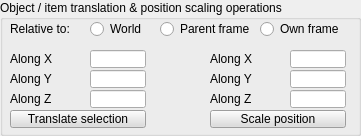
  <widget class="QGroupBox" name="groupBox_2">
   <property name="geometry">
    <rect>
     <x>10</x>
     <y>300</y>
     <width>361</width>
     <height>136</height>
    </rect>
   </property>
   <property name="title">
    <string>Object / item translation &amp;&amp; position scaling operations</string>
   </property>
   <property name="flat">
    <bool>true</bool>
   </property>
   <widget class="QLabel" name="label_8">
    <property name="geometry">
     <rect>
      <x>10</x>
      <y>20</y>
      <width>81</width>
      <height>18</height>
     </rect>
    </property>
    <property name="text">
     <string>Relative to:</string>
    </property>
   </widget>
   <widget class="QRadioButton" name="qqTransfWorld">
    <property name="geometry">
     <rect>
      <x>90</x>
      <y>20</y>
      <width>71</width>
      <height>18</height>
     </rect>
    </property>
    <property name="focusPolicy">
     <enum>Qt::StrongFocus</enum>
    </property>
    <property name="text">
     <string>World</string>
    </property>
    <property name="autoExclusive">
     <bool>false</bool>
    </property>
   </widget>
   <widget class="QRadioButton" name="qqTransfParent">
    <property name="geometry">
     <rect>
      <x>160</x>
      <y>20</y>
      <width>101</width>
      <height>18</height>
     </rect>
    </property>
    <property name="focusPolicy">
     <enum>Qt::StrongFocus</enum>
    </property>
    <property name="text">
     <string>Parent frame</string>
    </property>
    <property name="autoExclusive">
     <bool>false</bool>
    </property>
   </widget>
   <widget class="QLabel" name="label_12">
    <property name="geometry">
     <rect>
      <x>10</x>
      <y>50</y>
      <width>51</width>
      <height>18</height>
     </rect>
    </property>
    <property name="text">
     <string>Along X</string>
    </property>
   </widget>
   <widget class="QLabel" name="label_13">
    <property name="geometry">
     <rect>
      <x>10</x>
      <y>70</y>
      <width>51</width>
      <height>18</height>
     </rect>
    </property>
    <property name="text">
     <string>Along Y</string>
    </property>
   </widget>
   <widget class="QLabel" name="label_14">
    <property name="geometry">
     <rect>
      <x>10</x>
      <y>90</y>
      <width>51</width>
      <height>18</height>
     </rect>
    </property>
    <property name="text">
     <string>Along Z</string>
    </property>
   </widget>
   <widget class="QLineEdit" name="qqTransfZ">
    <property name="geometry">
     <rect>
      <x>90</x>
      <y>90</y>
      <width>56</width>
      <height>18</height>
     </rect>
    </property>
   </widget>
   <widget class="QLineEdit" name="qqTransfX">
    <property name="geometry">
     <rect>
      <x>90</x>
      <y>50</y>
      <width>56</width>
      <height>18</height>
     </rect>
    </property>
   </widget>
   <widget class="QLineEdit" name="qqTransfY">
    <property name="geometry">
     <rect>
      <x>90</x>
      <y>70</y>
      <width>56</width>
      <height>18</height>
     </rect>
    </property>
   </widget>
   <widget class="QToolButton" name="qqTransfApplyPos">
    <property name="geometry">
     <rect>
      <x>10</x>
      <y>110</y>
      <width>136</width>
      <height>18</height>
     </rect>
    </property>
    <property name="palette">
     <palette>
      <active>
       <colorrole role="WindowText">
        <brush brushstyle="SolidPattern">
         <color alpha="255">
          <red>0</red>
          <green>0</green>
          <blue>0</blue>
         </color>
        </brush>
       </colorrole>
       <colorrole role="Button">
        <brush brushstyle="SolidPattern">
         <color alpha="255">
          <red>220</red>
          <green>220</green>
          <blue>220</blue>
         </color>
        </brush>
       </colorrole>
       <colorrole role="Light">
        <brush brushstyle="SolidPattern">
         <color alpha="255">
          <red>255</red>
          <green>255</green>
          <blue>255</blue>
         </color>
        </brush>
       </colorrole>
       <colorrole role="Midlight">
        <brush brushstyle="SolidPattern">
         <color alpha="255">
          <red>237</red>
          <green>237</green>
          <blue>237</blue>
         </color>
        </brush>
       </colorrole>
       <colorrole role="Dark">
        <brush brushstyle="SolidPattern">
         <color alpha="255">
          <red>110</red>
          <green>110</green>
          <blue>110</blue>
         </color>
        </brush>
       </colorrole>
       <colorrole role="Mid">
        <brush brushstyle="SolidPattern">
         <color alpha="255">
          <red>147</red>
          <green>147</green>
          <blue>147</blue>
         </color>
        </brush>
       </colorrole>
       <colorrole role="Text">
        <brush brushstyle="SolidPattern">
         <color alpha="255">
          <red>0</red>
          <green>0</green>
          <blue>0</blue>
         </color>
        </brush>
       </colorrole>
       <colorrole role="BrightText">
        <brush brushstyle="SolidPattern">
         <color alpha="255">
          <red>255</red>
          <green>255</green>
          <blue>255</blue>
         </color>
        </brush>
       </colorrole>
       <colorrole role="ButtonText">
        <brush brushstyle="SolidPattern">
         <color alpha="255">
          <red>0</red>
          <green>0</green>
          <blue>0</blue>
         </color>
        </brush>
       </colorrole>
       <colorrole role="Base">
        <brush brushstyle="SolidPattern">
         <color alpha="255">
          <red>255</red>
          <green>255</green>
          <blue>255</blue>
         </color>
        </brush>
       </colorrole>
       <colorrole role="Window">
        <brush brushstyle="SolidPattern">
         <color alpha="255">
          <red>220</red>
          <green>220</green>
          <blue>220</blue>
         </color>
        </brush>
       </colorrole>
       <colorrole role="Shadow">
        <brush brushstyle="SolidPattern">
         <color alpha="255">
          <red>0</red>
          <green>0</green>
          <blue>0</blue>
         </color>
        </brush>
       </colorrole>
       <colorrole role="AlternateBase">
        <brush brushstyle="SolidPattern">
         <color alpha="255">
          <red>237</red>
          <green>237</green>
          <blue>237</blue>
         </color>
        </brush>
       </colorrole>
       <colorrole role="ToolTipBase">
        <brush brushstyle="SolidPattern">
         <color alpha="255">
          <red>255</red>
          <green>255</green>
          <blue>220</blue>
         </color>
        </brush>
       </colorrole>
       <colorrole role="ToolTipText">
        <brush brushstyle="SolidPattern">
         <color alpha="255">
          <red>0</red>
          <green>0</green>
          <blue>0</blue>
         </color>
        </brush>
       </colorrole>
      </active>
      <inactive>
       <colorrole role="WindowText">
        <brush brushstyle="SolidPattern">
         <color alpha="255">
          <red>0</red>
          <green>0</green>
          <blue>0</blue>
         </color>
        </brush>
       </colorrole>
       <colorrole role="Button">
        <brush brushstyle="SolidPattern">
         <color alpha="255">
          <red>220</red>
          <green>220</green>
          <blue>220</blue>
         </color>
        </brush>
       </colorrole>
       <colorrole role="Light">
        <brush brushstyle="SolidPattern">
         <color alpha="255">
          <red>255</red>
          <green>255</green>
          <blue>255</blue>
         </color>
        </brush>
       </colorrole>
       <colorrole role="Midlight">
        <brush brushstyle="SolidPattern">
         <color alpha="255">
          <red>237</red>
          <green>237</green>
          <blue>237</blue>
         </color>
        </brush>
       </colorrole>
       <colorrole role="Dark">
        <brush brushstyle="SolidPattern">
         <color alpha="255">
          <red>110</red>
          <green>110</green>
          <blue>110</blue>
         </color>
        </brush>
       </colorrole>
       <colorrole role="Mid">
        <brush brushstyle="SolidPattern">
         <color alpha="255">
          <red>147</red>
          <green>147</green>
          <blue>147</blue>
         </color>
        </brush>
       </colorrole>
       <colorrole role="Text">
        <brush brushstyle="SolidPattern">
         <color alpha="255">
          <red>0</red>
          <green>0</green>
          <blue>0</blue>
         </color>
        </brush>
       </colorrole>
       <colorrole role="BrightText">
        <brush brushstyle="SolidPattern">
         <color alpha="255">
          <red>255</red>
          <green>255</green>
          <blue>255</blue>
         </color>
        </brush>
       </colorrole>
       <colorrole role="ButtonText">
        <brush brushstyle="SolidPattern">
         <color alpha="255">
          <red>0</red>
          <green>0</green>
          <blue>0</blue>
         </color>
        </brush>
       </colorrole>
       <colorrole role="Base">
        <brush brushstyle="SolidPattern">
         <color alpha="255">
          <red>255</red>
          <green>255</green>
          <blue>255</blue>
         </color>
        </brush>
       </colorrole>
       <colorrole role="Window">
        <brush brushstyle="SolidPattern">
         <color alpha="255">
          <red>220</red>
          <green>220</green>
          <blue>220</blue>
         </color>
        </brush>
       </colorrole>
       <colorrole role="Shadow">
        <brush brushstyle="SolidPattern">
         <color alpha="255">
          <red>0</red>
          <green>0</green>
          <blue>0</blue>
         </color>
        </brush>
       </colorrole>
       <colorrole role="AlternateBase">
        <brush brushstyle="SolidPattern">
         <color alpha="255">
          <red>237</red>
          <green>237</green>
          <blue>237</blue>
         </color>
        </brush>
       </colorrole>
       <colorrole role="ToolTipBase">
        <brush brushstyle="SolidPattern">
         <color alpha="255">
          <red>255</red>
          <green>255</green>
          <blue>220</blue>
         </color>
        </brush>
       </colorrole>
       <colorrole role="ToolTipText">
        <brush brushstyle="SolidPattern">
         <color alpha="255">
          <red>0</red>
          <green>0</green>
          <blue>0</blue>
         </color>
        </brush>
       </colorrole>
      </inactive>
      <disabled>
       <colorrole role="WindowText">
        <brush brushstyle="SolidPattern">
         <color alpha="255">
          <red>110</red>
          <green>110</green>
          <blue>110</blue>
         </color>
        </brush>
       </colorrole>
       <colorrole role="Button">
        <brush brushstyle="SolidPattern">
         <color alpha="255">
          <red>220</red>
          <green>220</green>
          <blue>220</blue>
         </color>
        </brush>
       </colorrole>
       <colorrole role="Light">
        <brush brushstyle="SolidPattern">
         <color alpha="255">
          <red>255</red>
          <green>255</green>
          <blue>255</blue>
         </color>
        </brush>
       </colorrole>
       <colorrole role="Midlight">
        <brush brushstyle="SolidPattern">
         <color alpha="255">
          <red>237</red>
          <green>237</green>
          <blue>237</blue>
         </color>
        </brush>
       </colorrole>
       <colorrole role="Dark">
        <brush brushstyle="SolidPattern">
         <color alpha="255">
          <red>110</red>
          <green>110</green>
          <blue>110</blue>
         </color>
        </brush>
       </colorrole>
       <colorrole role="Mid">
        <brush brushstyle="SolidPattern">
         <color alpha="255">
          <red>147</red>
          <green>147</green>
          <blue>147</blue>
         </color>
        </brush>
       </colorrole>
       <colorrole role="Text">
        <brush brushstyle="SolidPattern">
         <color alpha="255">
          <red>110</red>
          <green>110</green>
          <blue>110</blue>
         </color>
        </brush>
       </colorrole>
       <colorrole role="BrightText">
        <brush brushstyle="SolidPattern">
         <color alpha="255">
          <red>255</red>
          <green>255</green>
          <blue>255</blue>
         </color>
        </brush>
       </colorrole>
       <colorrole role="ButtonText">
        <brush brushstyle="SolidPattern">
         <color alpha="255">
          <red>110</red>
          <green>110</green>
          <blue>110</blue>
         </color>
        </brush>
       </colorrole>
       <colorrole role="Base">
        <brush brushstyle="SolidPattern">
         <color alpha="255">
          <red>220</red>
          <green>220</green>
          <blue>220</blue>
         </color>
        </brush>
       </colorrole>
       <colorrole role="Window">
        <brush brushstyle="SolidPattern">
         <color alpha="255">
          <red>220</red>
          <green>220</green>
          <blue>220</blue>
         </color>
        </brush>
       </colorrole>
       <colorrole role="Shadow">
        <brush brushstyle="SolidPattern">
         <color alpha="255">
          <red>0</red>
          <green>0</green>
          <blue>0</blue>
         </color>
        </brush>
       </colorrole>
       <colorrole role="AlternateBase">
        <brush brushstyle="SolidPattern">
         <color alpha="255">
          <red>220</red>
          <green>220</green>
          <blue>220</blue>
         </color>
        </brush>
       </colorrole>
       <colorrole role="ToolTipBase">
        <brush brushstyle="SolidPattern">
         <color alpha="255">
          <red>255</red>
          <green>255</green>
          <blue>220</blue>
         </color>
        </brush>
       </colorrole>
       <colorrole role="ToolTipText">
        <brush brushstyle="SolidPattern">
         <color alpha="255">
          <red>0</red>
          <green>0</green>
          <blue>0</blue>
         </color>
        </brush>
       </colorrole>
      </disabled>
     </palette>
    </property>
    <property name="focusPolicy">
     <enum>Qt::StrongFocus</enum>
    </property>
    <property name="text">
     <string>Translate selection</string>
    </property>
   </widget>
   <widget class="QRadioButton" name="qqTransfOwn">
    <property name="geometry">
     <rect>
      <x>260</x>
      <y>20</y>
      <width>91</width>
      <height>18</height>
     </rect>
    </property>
    <property name="focusPolicy">
     <enum>Qt::StrongFocus</enum>
    </property>
    <property name="text">
     <string>Own frame</string>
    </property>
    <property name="autoExclusive">
     <bool>false</bool>
    </property>
   </widget>
   <widget class="QLineEdit" name="qqTransfSX">
    <property name="geometry">
     <rect>
      <x>290</x>
      <y>50</y>
      <width>56</width>
      <height>18</height>
     </rect>
    </property>
   </widget>
   <widget class="QLineEdit" name="qqTransfSY">
    <property name="geometry">
     <rect>
      <x>290</x>
      <y>70</y>
      <width>56</width>
      <height>18</height>
     </rect>
    </property>
   </widget>
   <widget class="QLineEdit" name="qqTransfSZ">
    <property name="geometry">
     <rect>
      <x>290</x>
      <y>90</y>
      <width>56</width>
      <height>18</height>
     </rect>
    </property>
   </widget>
   <widget class="QToolButton" name="qqTransfApplyScale">
    <property name="geometry">
     <rect>
      <x>210</x>
      <y>110</y>
      <width>136</width>
      <height>18</height>
     </rect>
    </property>
    <property name="palette">
     <palette>
      <active>
       <colorrole role="WindowText">
        <brush brushstyle="SolidPattern">
         <color alpha="255">
          <red>0</red>
          <green>0</green>
          <blue>0</blue>
         </color>
        </brush>
       </colorrole>
       <colorrole role="Button">
        <brush brushstyle="SolidPattern">
         <color alpha="255">
          <red>220</red>
          <green>220</green>
          <blue>220</blue>
         </color>
        </brush>
       </colorrole>
       <colorrole role="Light">
        <brush brushstyle="SolidPattern">
         <color alpha="255">
          <red>255</red>
          <green>255</green>
          <blue>255</blue>
         </color>
        </brush>
       </colorrole>
       <colorrole role="Midlight">
        <brush brushstyle="SolidPattern">
         <color alpha="255">
          <red>237</red>
          <green>237</green>
          <blue>237</blue>
         </color>
        </brush>
       </colorrole>
       <colorrole role="Dark">
        <brush brushstyle="SolidPattern">
         <color alpha="255">
          <red>110</red>
          <green>110</green>
          <blue>110</blue>
         </color>
        </brush>
       </colorrole>
       <colorrole role="Mid">
        <brush brushstyle="SolidPattern">
         <color alpha="255">
          <red>147</red>
          <green>147</green>
          <blue>147</blue>
         </color>
        </brush>
       </colorrole>
       <colorrole role="Text">
        <brush brushstyle="SolidPattern">
         <color alpha="255">
          <red>0</red>
          <green>0</green>
          <blue>0</blue>
         </color>
        </brush>
       </colorrole>
       <colorrole role="BrightText">
        <brush brushstyle="SolidPattern">
         <color alpha="255">
          <red>255</red>
          <green>255</green>
          <blue>255</blue>
         </color>
        </brush>
       </colorrole>
       <colorrole role="ButtonText">
        <brush brushstyle="SolidPattern">
         <color alpha="255">
          <red>0</red>
          <green>0</green>
          <blue>0</blue>
         </color>
        </brush>
       </colorrole>
       <colorrole role="Base">
        <brush brushstyle="SolidPattern">
         <color alpha="255">
          <red>255</red>
          <green>255</green>
          <blue>255</blue>
         </color>
        </brush>
       </colorrole>
       <colorrole role="Window">
        <brush brushstyle="SolidPattern">
         <color alpha="255">
          <red>220</red>
          <green>220</green>
          <blue>220</blue>
         </color>
        </brush>
       </colorrole>
       <colorrole role="Shadow">
        <brush brushstyle="SolidPattern">
         <color alpha="255">
          <red>0</red>
          <green>0</green>
          <blue>0</blue>
         </color>
        </brush>
       </colorrole>
       <colorrole role="AlternateBase">
        <brush brushstyle="SolidPattern">
         <color alpha="255">
          <red>237</red>
          <green>237</green>
          <blue>237</blue>
         </color>
        </brush>
       </colorrole>
       <colorrole role="ToolTipBase">
        <brush brushstyle="SolidPattern">
         <color alpha="255">
          <red>255</red>
          <green>255</green>
          <blue>220</blue>
         </color>
        </brush>
       </colorrole>
       <colorrole role="ToolTipText">
        <brush brushstyle="SolidPattern">
         <color alpha="255">
          <red>0</red>
          <green>0</green>
          <blue>0</blue>
         </color>
        </brush>
       </colorrole>
      </active>
      <inactive>
       <colorrole role="WindowText">
        <brush brushstyle="SolidPattern">
         <color alpha="255">
          <red>0</red>
          <green>0</green>
          <blue>0</blue>
         </color>
        </brush>
       </colorrole>
       <colorrole role="Button">
        <brush brushstyle="SolidPattern">
         <color alpha="255">
          <red>220</red>
          <green>220</green>
          <blue>220</blue>
         </color>
        </brush>
       </colorrole>
       <colorrole role="Light">
        <brush brushstyle="SolidPattern">
         <color alpha="255">
          <red>255</red>
          <green>255</green>
          <blue>255</blue>
         </color>
        </brush>
       </colorrole>
       <colorrole role="Midlight">
        <brush brushstyle="SolidPattern">
         <color alpha="255">
          <red>237</red>
          <green>237</green>
          <blue>237</blue>
         </color>
        </brush>
       </colorrole>
       <colorrole role="Dark">
        <brush brushstyle="SolidPattern">
         <color alpha="255">
          <red>110</red>
          <green>110</green>
          <blue>110</blue>
         </color>
        </brush>
       </colorrole>
       <colorrole role="Mid">
        <brush brushstyle="SolidPattern">
         <color alpha="255">
          <red>147</red>
          <green>147</green>
          <blue>147</blue>
         </color>
        </brush>
       </colorrole>
       <colorrole role="Text">
        <brush brushstyle="SolidPattern">
         <color alpha="255">
          <red>0</red>
          <green>0</green>
          <blue>0</blue>
         </color>
        </brush>
       </colorrole>
       <colorrole role="BrightText">
        <brush brushstyle="SolidPattern">
         <color alpha="255">
          <red>255</red>
          <green>255</green>
          <blue>255</blue>
         </color>
        </brush>
       </colorrole>
       <colorrole role="ButtonText">
        <brush brushstyle="SolidPattern">
         <color alpha="255">
          <red>0</red>
          <green>0</green>
          <blue>0</blue>
         </color>
        </brush>
       </colorrole>
       <colorrole role="Base">
        <brush brushstyle="SolidPattern">
         <color alpha="255">
          <red>255</red>
          <green>255</green>
          <blue>255</blue>
         </color>
        </brush>
       </colorrole>
       <colorrole role="Window">
        <brush brushstyle="SolidPattern">
         <color alpha="255">
          <red>220</red>
          <green>220</green>
          <blue>220</blue>
         </color>
        </brush>
       </colorrole>
       <colorrole role="Shadow">
        <brush brushstyle="SolidPattern">
         <color alpha="255">
          <red>0</red>
          <green>0</green>
          <blue>0</blue>
         </color>
        </brush>
       </colorrole>
       <colorrole role="AlternateBase">
        <brush brushstyle="SolidPattern">
         <color alpha="255">
          <red>237</red>
          <green>237</green>
          <blue>237</blue>
         </color>
        </brush>
       </colorrole>
       <colorrole role="ToolTipBase">
        <brush brushstyle="SolidPattern">
         <color alpha="255">
          <red>255</red>
          <green>255</green>
          <blue>220</blue>
         </color>
        </brush>
       </colorrole>
       <colorrole role="ToolTipText">
        <brush brushstyle="SolidPattern">
         <color alpha="255">
          <red>0</red>
          <green>0</green>
          <blue>0</blue>
         </color>
        </brush>
       </colorrole>
      </inactive>
      <disabled>
       <colorrole role="WindowText">
        <brush brushstyle="SolidPattern">
         <color alpha="255">
          <red>110</red>
          <green>110</green>
          <blue>110</blue>
         </color>
        </brush>
       </colorrole>
       <colorrole role="Button">
        <brush brushstyle="SolidPattern">
         <color alpha="255">
          <red>220</red>
          <green>220</green>
          <blue>220</blue>
         </color>
        </brush>
       </colorrole>
       <colorrole role="Light">
        <brush brushstyle="SolidPattern">
         <color alpha="255">
          <red>255</red>
          <green>255</green>
          <blue>255</blue>
         </color>
        </brush>
       </colorrole>
       <colorrole role="Midlight">
        <brush brushstyle="SolidPattern">
         <color alpha="255">
          <red>237</red>
          <green>237</green>
          <blue>237</blue>
         </color>
        </brush>
       </colorrole>
       <colorrole role="Dark">
        <brush brushstyle="SolidPattern">
         <color alpha="255">
          <red>110</red>
          <green>110</green>
          <blue>110</blue>
         </color>
        </brush>
       </colorrole>
       <colorrole role="Mid">
        <brush brushstyle="SolidPattern">
         <color alpha="255">
          <red>147</red>
          <green>147</green>
          <blue>147</blue>
         </color>
        </brush>
       </colorrole>
       <colorrole role="Text">
        <brush brushstyle="SolidPattern">
         <color alpha="255">
          <red>110</red>
          <green>110</green>
          <blue>110</blue>
         </color>
        </brush>
       </colorrole>
       <colorrole role="BrightText">
        <brush brushstyle="SolidPattern">
         <color alpha="255">
          <red>255</red>
          <green>255</green>
          <blue>255</blue>
         </color>
        </brush>
       </colorrole>
       <colorrole role="ButtonText">
        <brush brushstyle="SolidPattern">
         <color alpha="255">
          <red>110</red>
          <green>110</green>
          <blue>110</blue>
         </color>
        </brush>
       </colorrole>
       <colorrole role="Base">
        <brush brushstyle="SolidPattern">
         <color alpha="255">
          <red>220</red>
          <green>220</green>
          <blue>220</blue>
         </color>
        </brush>
       </colorrole>
       <colorrole role="Window">
        <brush brushstyle="SolidPattern">
         <color alpha="255">
          <red>220</red>
          <green>220</green>
          <blue>220</blue>
         </color>
        </brush>
       </colorrole>
       <colorrole role="Shadow">
        <brush brushstyle="SolidPattern">
         <color alpha="255">
          <red>0</red>
          <green>0</green>
          <blue>0</blue>
         </color>
        </brush>
       </colorrole>
       <colorrole role="AlternateBase">
        <brush brushstyle="SolidPattern">
         <color alpha="255">
          <red>220</red>
          <green>220</green>
          <blue>220</blue>
         </color>
        </brush>
       </colorrole>
       <colorrole role="ToolTipBase">
        <brush brushstyle="SolidPattern">
         <color alpha="255">
          <red>255</red>
          <green>255</green>
          <blue>220</blue>
         </color>
        </brush>
       </colorrole>
       <colorrole role="ToolTipText">
        <brush brushstyle="SolidPattern">
         <color alpha="255">
          <red>0</red>
          <green>0</green>
          <blue>0</blue>
         </color>
        </brush>
       </colorrole>
      </disabled>
     </palette>
    </property>
    <property name="focusPolicy">
     <enum>Qt::StrongFocus</enum>
    </property>
    <property name="text">
     <string>Scale position</string>
    </property>
   </widget>
   <widget class="QLabel" name="label_15">
    <property name="geometry">
     <rect>
      <x>210</x>
      <y>70</y>
      <width>51</width>
      <height>18</height>
     </rect>
    </property>
    <property name="text">
     <string>Along Y</string>
    </property>
   </widget>
   <widget class="QLabel" name="label_16">
    <property name="geometry">
     <rect>
      <x>210</x>
      <y>90</y>
      <width>51</width>
      <height>18</height>
     </rect>
    </property>
    <property name="text">
     <string>Along Z</string>
    </property>
   </widget>
   <widget class="QLabel" name="label_17">
    <property name="geometry">
     <rect>
      <x>210</x>
      <y>50</y>
      <width>51</width>
      <height>18</height>
     </rect>
    </property>
    <property name="text">
     <string>Along X</string>
    </property>
   </widget>
  </widget>
